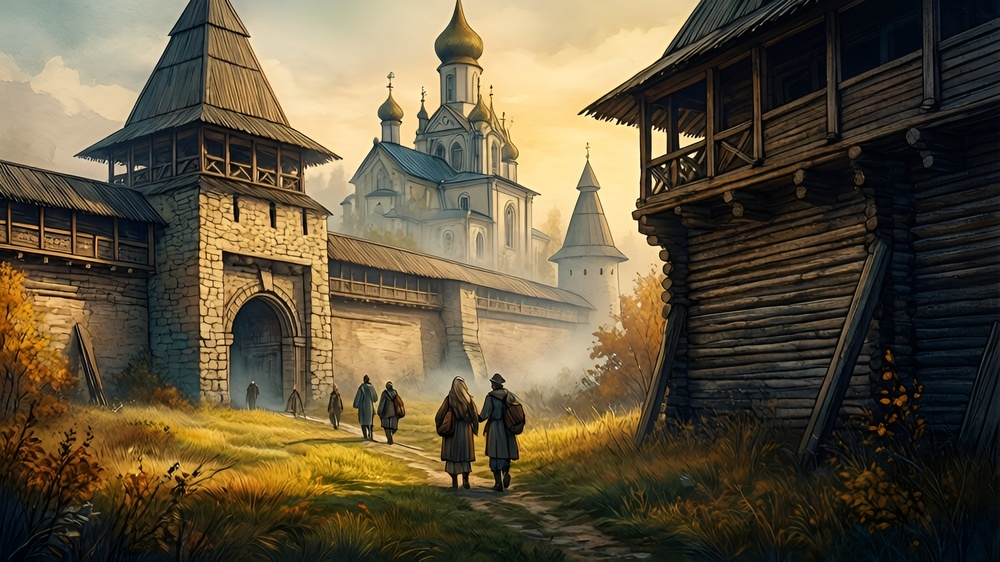
#> input picture assets/generated/golden-gate-desktop.jpg, 1000 x 562 px, shrunk from 2048 x 1152 before the run, found by its file name
$ python build_motion_demo_layers.py
#> lines starting #> are read from the running program, lines starting #| are printed output that depends on the picture; after the words box and inside, x2 and y2 are one past the last pixel; in counts of white or black regions, pixels touching at a corner belong together
#!/usr/bin/env python3
"""Build deterministic 2.5D layers for the Golden Gate motion proof."""
from pathlib import Path
import cv2
import numpy as np
from PIL import Image

ROOT = Path(__file__).resolve().parents[1]
SRC = ROOT / "assets" / "inkwash"
OUT = ROOT / "assets" / "motion-demo"

CONFIG = {
    "desktop": {
        "file": "golden-gate-desktop.jpg",
        "landmark_rect": (.25, .035, .54, .79),
        "foreground_edges": (.24, .77, .80),
    },
    "mobile": {
        "file": "golden-gate-mobile.jpg",
        "landmark_rect": (.09, .025, .82, .67),
        "foreground_edges": (.17, .84, .73),
    },
}


def feather(mask: np.ndarray, radius: float) -> np.ndarray:
    mask = cv2.GaussianBlur(mask, (0, 0), radius)
    return cv2.normalize(mask, None, 0, 255, cv2.NORM_MINMAX).astype(np.uint8)


def transparent(rgb: np.ndarray, alpha: np.ndarray) -> Image.Image:
    return Image.fromarray(np.dstack((rgb, alpha)), "RGBA")


def build(variant: str, cfg: dict) -> None:
#> called with variant = 'desktop'
    src = cv2.imread(str(SRC / cfg["file"]), cv2.IMREAD_COLOR)
#> src is the input picture: shape (562, 1000, 3); mean B, G, R 62, 85.3, 97.3
    if src is None:
        raise FileNotFoundError(SRC / cfg["file"])
    h, w = src.shape[:2]
#> h = 562; w = 1000
    rgb = cv2.cvtColor(src, cv2.COLOR_BGR2RGB)
    x, y, rw, rh = cfg["landmark_rect"]
    rect = (round(x * w), round(y * h), round(rw * w), round(rh * h))
#> rect = (250, 20, 540, 444)

    grab = np.zeros((h, w), np.uint8)
    bgd = np.zeros((1, 65), np.float64)
    fgd = np.zeros((1, 65), np.float64)
    cv2.grabCut(src, grab, rect, bgd, fgd, 7, cv2.GC_INIT_WITH_RECT)
    landmark = np.where((grab == cv2.GC_FGD) | (grab == cv2.GC_PR_FGD), 255, 0).astype(np.uint8)
    landmark = cv2.morphologyEx(landmark, cv2.MORPH_CLOSE, np.ones((11, 11), np.uint8))
    landmark = feather(landmark, max(2.5, min(w, h) * .004))

    # Dark edge foliage/branches form a stronger foreground plane.
    gray = cv2.cvtColor(src, cv2.COLOR_BGR2GRAY)
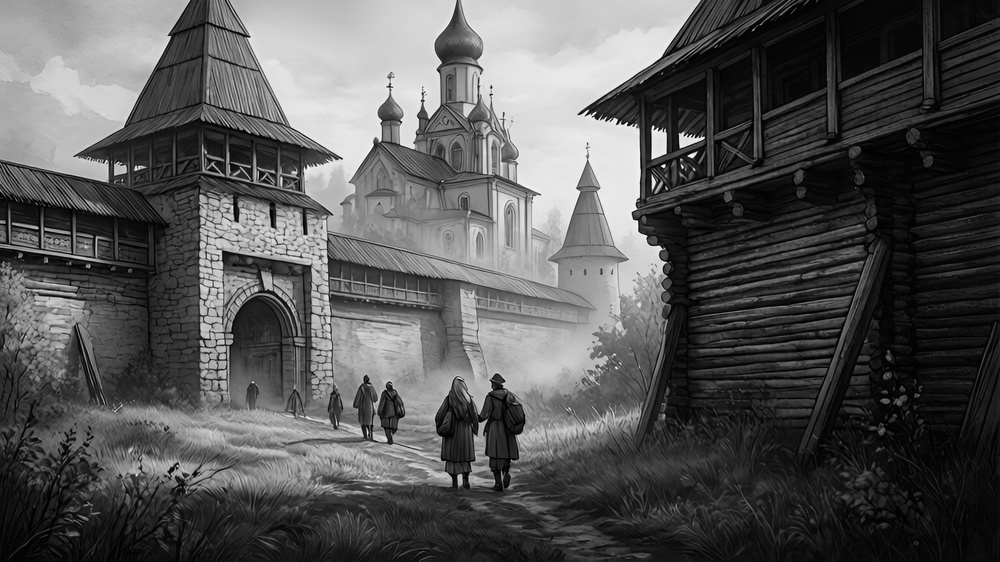
#> gray: shape (562, 1000); min 0, max 252, mean 86.2
    left, right, max_y = cfg["foreground_edges"]
    zones = np.zeros((h, w), np.uint8)
    zones[: round(max_y * h), : round(left * w)] = 255
    zones[: round(max_y * h), round(right * w) :] = 255
    dark = cv2.inRange(gray, 0, 142)
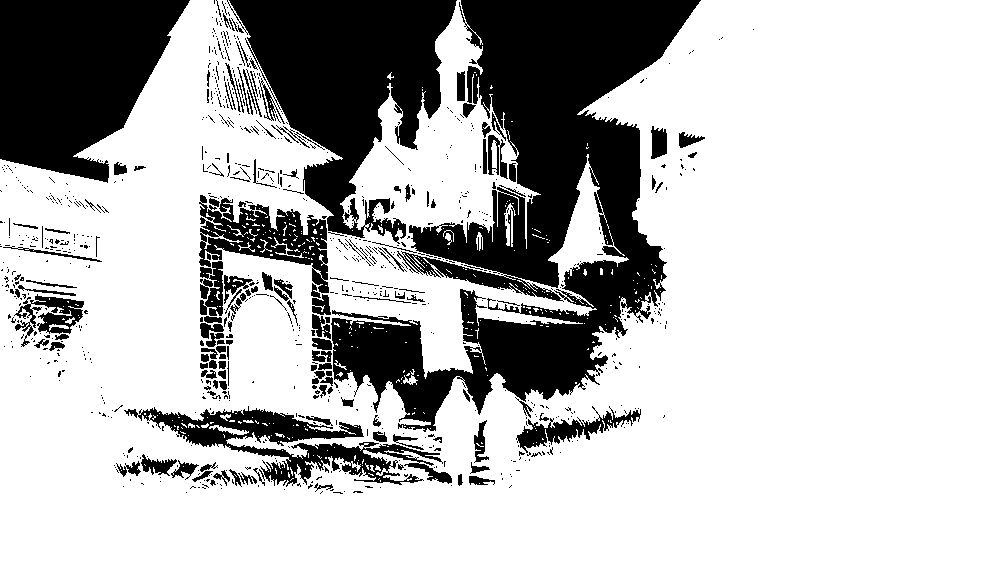
#> dark: shape (562, 1000); 73.5% white; 901 black regions (744 under 20 px), largest, box (x1, y1, x2, y2) and area: (331, 0, 701, 432) 64857, (227, 0, 457, 244) 28061, (0, 0, 190, 183) 24217
    foreground = cv2.bitwise_and(dark, zones)
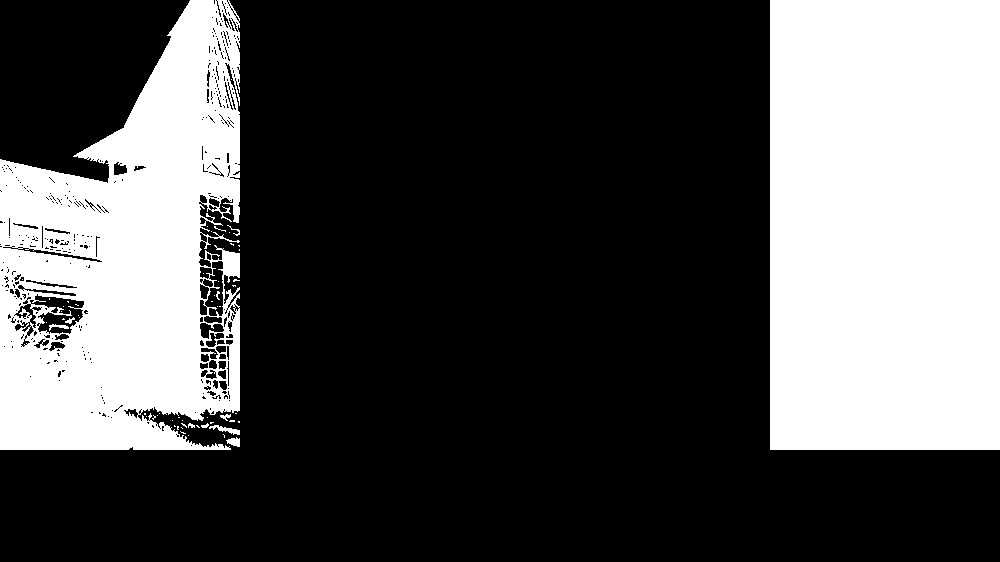
#> foreground: shape (562, 1000); 31.5% white; 58 white regions (48 under 20 px), largest, box (x1, y1, x2, y2) and area: (770, 0, 1000, 450) 103500, (0, 0, 240, 450) 72702, (209, 425, 240, 435) 127
    foreground = cv2.morphologyEx(foreground, cv2.MORPH_CLOSE, np.ones((7, 7), np.uint8))
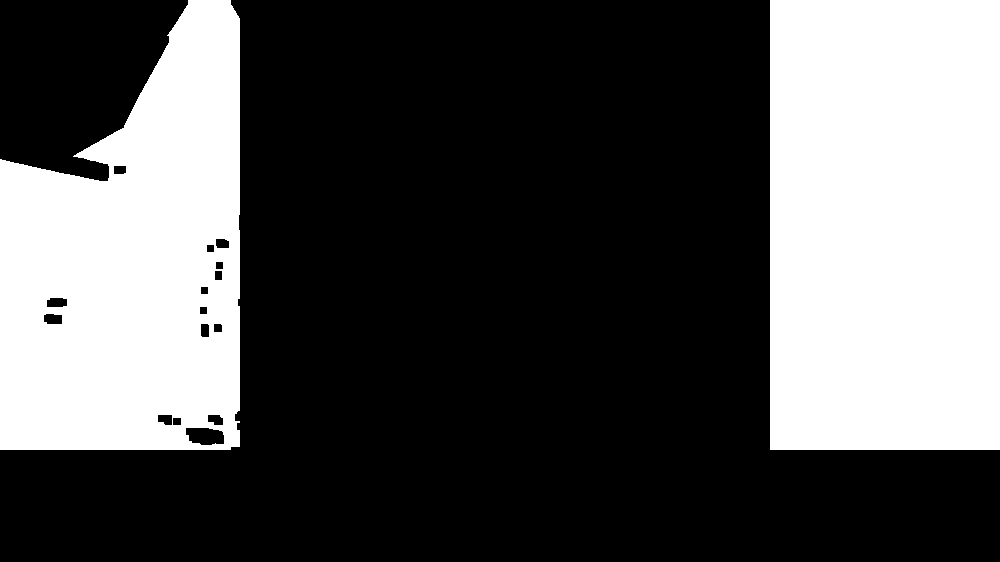
#> foreground: shape (562, 1000); 33% white; 2 white regions, box (x1, y1, x2, y2) and area: (770, 0, 1000, 450) 103500, (0, 0, 240, 450) 81803
    foreground = feather(foreground, max(2.0, min(w, h) * .003))

    # Inpaint only a narrow hidden margin so parallax never exposes a duplicate edge.
    hard_landmark = (landmark > 85).astype(np.uint8) * 255
    hard_landmark = cv2.dilate(hard_landmark, np.ones((19, 19), np.uint8), iterations=1)
    background = cv2.inpaint(src, hard_landmark, 9, cv2.INPAINT_TELEA)
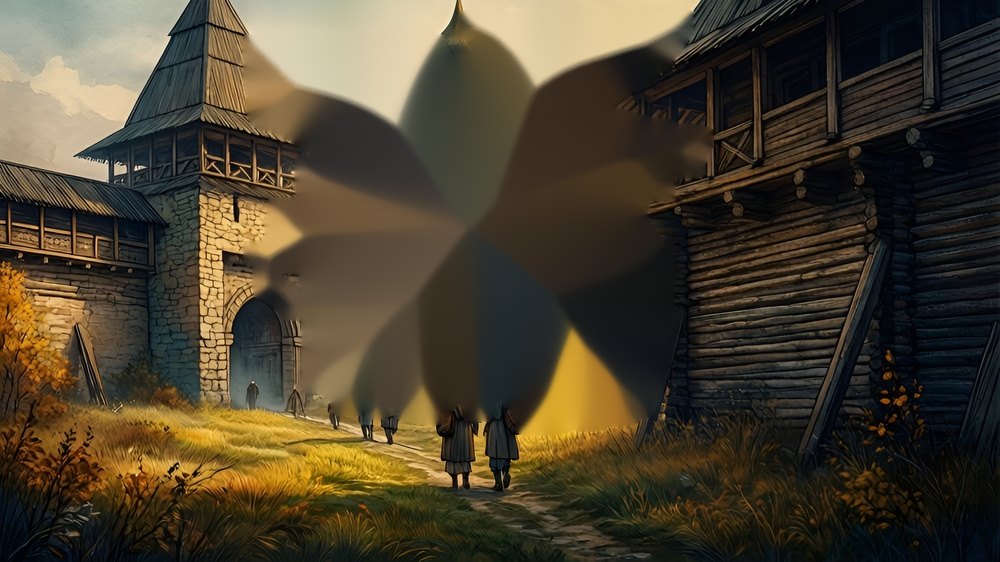
#> background: shape (562, 1000, 3); mean B, G, R 47.1, 65.3, 74.7
    background = cv2.GaussianBlur(background, (0, 0), 1.25)

    target = OUT / variant
    target.mkdir(parents=True, exist_ok=True)
#> (the run stopped early here; a loop or call above may not have finished)
